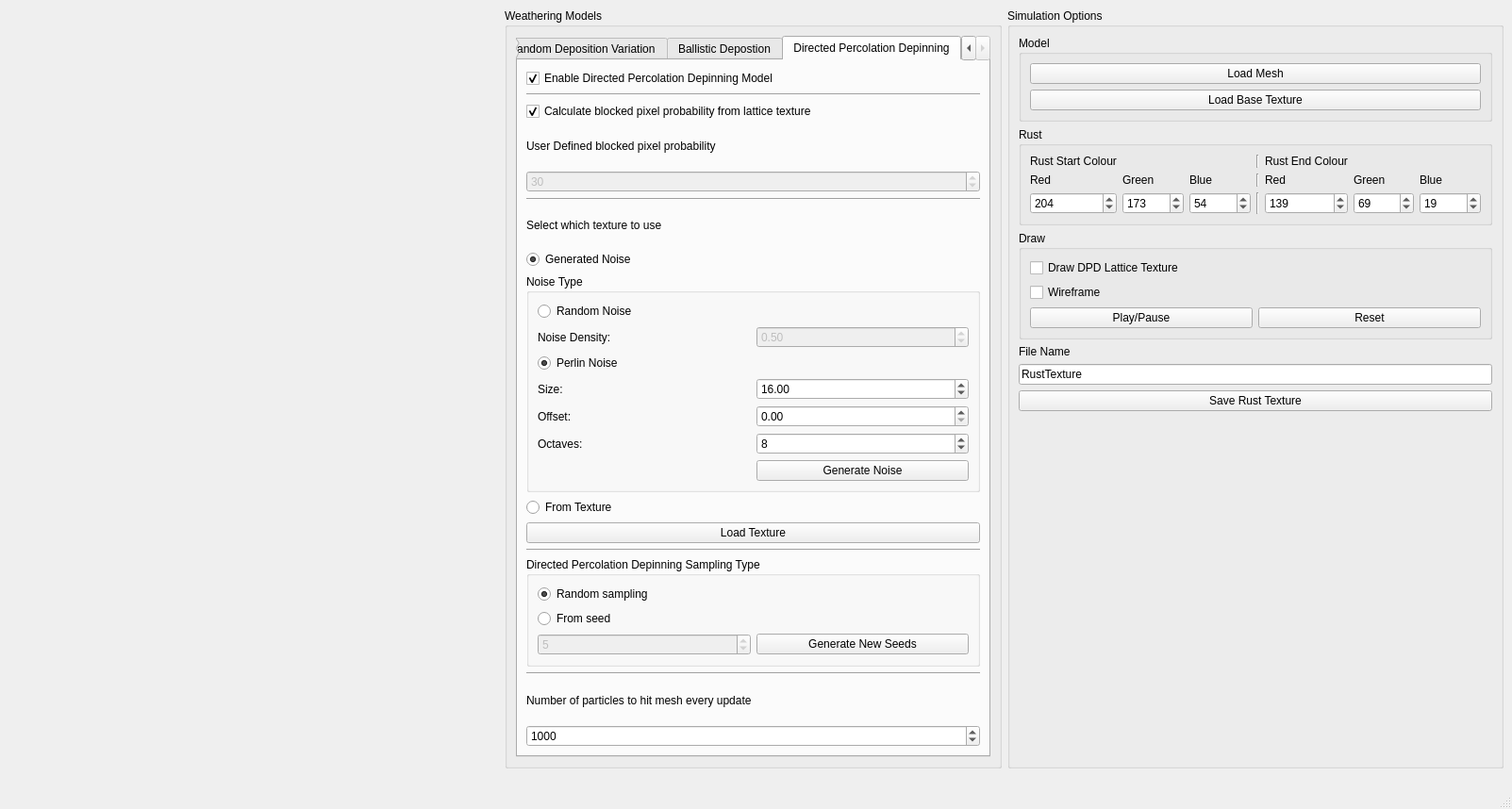
<?xml version="1.0" encoding="UTF-8"?>
<ui version="4.0">
 <class>MainWindow</class>
 <widget class="QMainWindow" name="MainWindow">
  <property name="geometry">
   <rect>
    <x>0</x>
    <y>0</y>
    <width>1603</width>
    <height>858</height>
   </rect>
  </property>
  <property name="windowTitle">
   <string>Metalic Weathering Demo</string>
  </property>
  <widget class="QWidget" name="centralwidget">
   <layout class="QGridLayout" name="s_mainWindowGridLayout">
    <item row="0" column="1">
     <widget class="QGroupBox" name="s_optionGB">
      <property name="title">
       <string>Weathering Models</string>
      </property>
      <layout class="QGridLayout" name="gridLayout">
       <item row="0" column="0">
        <widget class="QTabWidget" name="s_modelsTab">
         <property name="currentIndex">
          <number>3</number>
         </property>
         <widget class="QWidget" name="tab">
          <attribute name="title">
           <string>Random Deposition</string>
          </attribute>
          <layout class="QGridLayout" name="gridLayout_3">
           <item row="0" column="0">
            <widget class="QCheckBox" name="s_RDcheckBox">
             <property name="enabled">
              <bool>true</bool>
             </property>
             <property name="text">
              <string> Enable Random Deposition Model</string>
             </property>
             <property name="checked">
              <bool>false</bool>
             </property>
            </widget>
           </item>
           <item row="2" column="0">
            <widget class="QLabel" name="label">
             <property name="text">
              <string>Number of Particles to hit mesh every update</string>
             </property>
            </widget>
           </item>
           <item row="3" column="0">
            <widget class="QSpinBox" name="s_RDNumParticles">
             <property name="maximum">
              <number>2000</number>
             </property>
             <property name="value">
              <number>1000</number>
             </property>
            </widget>
           </item>
           <item row="4" column="0">
            <spacer name="verticalSpacer_2">
             <property name="orientation">
              <enum>Qt::Vertical</enum>
             </property>
             <property name="sizeHint" stdset="0">
              <size>
               <width>20</width>
               <height>40</height>
              </size>
             </property>
            </spacer>
           </item>
           <item row="1" column="0">
            <widget class="Line" name="line_6">
             <property name="orientation">
              <enum>Qt::Horizontal</enum>
             </property>
            </widget>
           </item>
          </layout>
         </widget>
         <widget class="QWidget" name="tab_2">
          <attribute name="title">
           <string>Random Deposition Variation</string>
          </attribute>
          <layout class="QGridLayout" name="gridLayout_4">
           <item row="2" column="0">
            <widget class="QLabel" name="label_2">
             <property name="text">
              <string>Number of Particles to hit mesh every update</string>
             </property>
            </widget>
           </item>
           <item row="0" column="0">
            <widget class="QCheckBox" name="checkBox_2">
             <property name="text">
              <string>Enable Random Deposition Variation Model</string>
             </property>
            </widget>
           </item>
           <item row="3" column="0">
            <widget class="QSpinBox" name="spinBox">
             <property name="maximum">
              <number>2000</number>
             </property>
             <property name="value">
              <number>500</number>
             </property>
            </widget>
           </item>
           <item row="4" column="0">
            <spacer name="verticalSpacer_3">
             <property name="orientation">
              <enum>Qt::Vertical</enum>
             </property>
             <property name="sizeHint" stdset="0">
              <size>
               <width>20</width>
               <height>40</height>
              </size>
             </property>
            </spacer>
           </item>
           <item row="1" column="0">
            <widget class="Line" name="line_7">
             <property name="orientation">
              <enum>Qt::Horizontal</enum>
             </property>
            </widget>
           </item>
          </layout>
         </widget>
         <widget class="QWidget" name="tab_3">
          <attribute name="title">
           <string>Ballistic Depostion</string>
          </attribute>
          <layout class="QGridLayout" name="gridLayout_5">
           <item row="3" column="0">
            <widget class="QSpinBox" name="spinBox_2">
             <property name="maximum">
              <number>2000</number>
             </property>
             <property name="value">
              <number>100</number>
             </property>
            </widget>
           </item>
           <item row="0" column="0">
            <widget class="QCheckBox" name="checkBox_3">
             <property name="text">
              <string>Enable Ballistic Deposition Model</string>
             </property>
            </widget>
           </item>
           <item row="2" column="0">
            <widget class="QLabel" name="label_3">
             <property name="text">
              <string>Number of Particles to hit mesh every update</string>
             </property>
            </widget>
           </item>
           <item row="4" column="0">
            <spacer name="verticalSpacer_4">
             <property name="orientation">
              <enum>Qt::Vertical</enum>
             </property>
             <property name="sizeHint" stdset="0">
              <size>
               <width>20</width>
               <height>40</height>
              </size>
             </property>
            </spacer>
           </item>
           <item row="1" column="0">
            <widget class="Line" name="line_8">
             <property name="orientation">
              <enum>Qt::Horizontal</enum>
             </property>
            </widget>
           </item>
          </layout>
         </widget>
         <widget class="QWidget" name="tab_4">
          <attribute name="title">
           <string>Directed Percolation Depinning</string>
          </attribute>
          <layout class="QGridLayout" name="gridLayout_7">
           <item row="10" column="0">
            <widget class="QRadioButton" name="s_DPDfromTexSelectRB">
             <property name="text">
              <string>From Texture</string>
             </property>
            </widget>
           </item>
           <item row="19" column="0">
            <widget class="Line" name="line_2">
             <property name="orientation">
              <enum>Qt::Horizontal</enum>
             </property>
            </widget>
           </item>
           <item row="0" column="0">
            <widget class="QCheckBox" name="checkBox_4">
             <property name="enabled">
              <bool>true</bool>
             </property>
             <property name="text">
              <string>Enable Directed Percolation Depinning Model</string>
             </property>
             <property name="checked">
              <bool>true</bool>
             </property>
            </widget>
           </item>
           <item row="22" column="0">
            <widget class="QLabel" name="s_numParticlesLbl">
             <property name="text">
              <string>Number of particles to hit mesh every update</string>
             </property>
            </widget>
           </item>
           <item row="23" column="0">
            <widget class="QSpinBox" name="spinBox_3">
             <property name="maximum">
              <number>2000</number>
             </property>
             <property name="value">
              <number>1000</number>
             </property>
            </widget>
           </item>
           <item row="2" column="0">
            <widget class="QCheckBox" name="s_probFromPixCB">
             <property name="text">
              <string>Calculate blocked pixel probability from lattice texture</string>
             </property>
             <property name="checked">
              <bool>true</bool>
             </property>
            </widget>
           </item>
           <item row="6" column="0">
            <widget class="Line" name="line">
             <property name="orientation">
              <enum>Qt::Horizontal</enum>
             </property>
            </widget>
           </item>
           <item row="1" column="0">
            <widget class="Line" name="line_9">
             <property name="orientation">
              <enum>Qt::Horizontal</enum>
             </property>
            </widget>
           </item>
           <item row="8" column="0">
            <widget class="QRadioButton" name="s_DPDrandomSelectRB">
             <property name="text">
              <string>Generated Noise</string>
             </property>
             <property name="checked">
              <bool>true</bool>
             </property>
            </widget>
           </item>
           <item row="11" column="0">
            <widget class="QPushButton" name="s_loadTexBtn">
             <property name="text">
              <string>Load Texture</string>
             </property>
            </widget>
           </item>
           <item row="7" column="0">
            <widget class="QLabel" name="s_texSelectLbl">
             <property name="text">
              <string>Select which texture to use</string>
             </property>
            </widget>
           </item>
           <item row="13" column="0">
            <widget class="Line" name="line_10">
             <property name="orientation">
              <enum>Qt::Horizontal</enum>
             </property>
            </widget>
           </item>
           <item row="14" column="0">
            <widget class="QGroupBox" name="s_DPDSampleTypeGB">
             <property name="title">
              <string>Directed Percolation Depinning Sampling Type</string>
             </property>
             <layout class="QGridLayout" name="gridLayout_9">
              <item row="0" column="0">
               <widget class="QRadioButton" name="s_DPDRandomRB">
                <property name="text">
                 <string>Random sampling</string>
                </property>
                <property name="checked">
                 <bool>true</bool>
                </property>
               </widget>
              </item>
              <item row="2" column="0">
               <widget class="QSpinBox" name="s_DPDNumSeedsSB">
                <property name="enabled">
                 <bool>false</bool>
                </property>
                <property name="maximum">
                 <number>20</number>
                </property>
                <property name="singleStep">
                 <number>1</number>
                </property>
                <property name="value">
                 <number>5</number>
                </property>
               </widget>
              </item>
              <item row="1" column="0">
               <widget class="QRadioButton" name="s_DPDSeedRB">
                <property name="text">
                 <string>From seed</string>
                </property>
               </widget>
              </item>
              <item row="2" column="1">
               <widget class="QPushButton" name="s_DPDgenSeedsBtn">
                <property name="text">
                 <string>Generate New Seeds</string>
                </property>
               </widget>
              </item>
             </layout>
            </widget>
           </item>
           <item row="9" column="0">
            <widget class="QGroupBox" name="s_noiseTypeGB">
             <property name="title">
              <string>Noise Type</string>
             </property>
             <layout class="QGridLayout" name="gridLayout_8">
              <item row="5" column="0">
               <widget class="QLabel" name="s_perlinOffsetLbl">
                <property name="text">
                 <string>Offset:</string>
                </property>
               </widget>
              </item>
              <item row="6" column="0">
               <widget class="QLabel" name="s_perlinOctavesLbl">
                <property name="text">
                 <string>Octaves:</string>
                </property>
               </widget>
              </item>
              <item row="4" column="1">
               <widget class="QDoubleSpinBox" name="s_perlinSizeSB">
                <property name="value">
                 <double>16.000000000000000</double>
                </property>
               </widget>
              </item>
              <item row="0" column="0">
               <widget class="QRadioButton" name="s_randomNoiseRB">
                <property name="text">
                 <string>Random Noise</string>
                </property>
               </widget>
              </item>
              <item row="6" column="1">
               <widget class="QSpinBox" name="s_perlinOctavesSB">
                <property name="value">
                 <number>8</number>
                </property>
               </widget>
              </item>
              <item row="3" column="0">
               <widget class="QRadioButton" name="s_PerlinNoiseRB">
                <property name="text">
                 <string>Perlin Noise</string>
                </property>
                <property name="checked">
                 <bool>true</bool>
                </property>
               </widget>
              </item>
              <item row="1" column="0">
               <widget class="QLabel" name="s_randNoiseDenseLbl">
                <property name="text">
                 <string>Noise Density:</string>
                </property>
               </widget>
              </item>
              <item row="5" column="1">
               <widget class="QDoubleSpinBox" name="s_perlinOffsetSB"/>
              </item>
              <item row="4" column="0">
               <widget class="QLabel" name="s_perlinSizeLbl">
                <property name="text">
                 <string>Size:</string>
                </property>
               </widget>
              </item>
              <item row="8" column="1">
               <widget class="QPushButton" name="s_genNoiseBtn">
                <property name="text">
                 <string>Generate Noise</string>
                </property>
               </widget>
              </item>
              <item row="1" column="1">
               <widget class="QDoubleSpinBox" name="s_randNoiseDenseSB">
                <property name="enabled">
                 <bool>false</bool>
                </property>
                <property name="maximum">
                 <double>1.000000000000000</double>
                </property>
                <property name="singleStep">
                 <double>0.010000000000000</double>
                </property>
                <property name="value">
                 <double>0.500000000000000</double>
                </property>
               </widget>
              </item>
             </layout>
            </widget>
           </item>
           <item row="4" column="0">
            <widget class="QSpinBox" name="s_userDefProbSB">
             <property name="enabled">
              <bool>false</bool>
             </property>
             <property name="maximum">
              <number>100</number>
             </property>
             <property name="value">
              <number>30</number>
             </property>
            </widget>
           </item>
           <item row="3" column="0">
            <widget class="QLabel" name="s_userDefProbLBl">
             <property name="text">
              <string>User Defined blocked pixel probability</string>
             </property>
            </widget>
           </item>
          </layout>
         </widget>
        </widget>
       </item>
      </layout>
     </widget>
    </item>
    <item row="0" column="0" rowspan="3">
     <spacer name="horizontalSpacer">
      <property name="orientation">
       <enum>Qt::Horizontal</enum>
      </property>
      <property name="sizeHint" stdset="0">
       <size>
        <width>40</width>
        <height>20</height>
       </size>
      </property>
     </spacer>
    </item>
    <item row="0" column="2">
     <widget class="QGroupBox" name="s_simOptionGB">
      <property name="title">
       <string>Simulation Options</string>
      </property>
      <layout class="QVBoxLayout" name="verticalLayout">
       <item>
        <widget class="QGroupBox" name="s_modelGB">
         <property name="title">
          <string>Model</string>
         </property>
         <layout class="QGridLayout" name="gridLayout_10">
          <item row="0" column="0">
           <widget class="QPushButton" name="s_loadMeshBtn">
            <property name="text">
             <string>Load Mesh</string>
            </property>
           </widget>
          </item>
          <item row="1" column="0">
           <widget class="QPushButton" name="s_loadBseTexture">
            <property name="text">
             <string>Load Base Texture</string>
            </property>
           </widget>
          </item>
         </layout>
        </widget>
       </item>
       <item>
        <widget class="QGroupBox" name="s_rustGB">
         <property name="title">
          <string>Rust</string>
         </property>
         <layout class="QGridLayout" name="gridLayout_6">
          <item row="1" column="2">
           <widget class="QLabel" name="s_startBlueLbl">
            <property name="text">
             <string>Blue</string>
            </property>
           </widget>
          </item>
          <item row="2" column="0">
           <widget class="QSpinBox" name="s_startRedSB">
            <property name="maximum">
             <number>255</number>
            </property>
            <property name="value">
             <number>204</number>
            </property>
           </widget>
          </item>
          <item row="0" column="4">
           <widget class="QLabel" name="s_rustEndColourLbl">
            <property name="text">
             <string>Rust End Colour</string>
            </property>
           </widget>
          </item>
          <item row="0" column="0">
           <widget class="QLabel" name="s_rustStartColourLbl">
            <property name="text">
             <string>Rust Start Colour</string>
            </property>
           </widget>
          </item>
          <item row="2" column="1">
           <widget class="QSpinBox" name="s_startGreenSB">
            <property name="maximum">
             <number>255</number>
            </property>
            <property name="value">
             <number>173</number>
            </property>
           </widget>
          </item>
          <item row="2" column="2">
           <widget class="QSpinBox" name="s_startBlueSB">
            <property name="maximum">
             <number>255</number>
            </property>
            <property name="value">
             <number>54</number>
            </property>
           </widget>
          </item>
          <item row="1" column="0">
           <widget class="QLabel" name="s_startRedLbl">
            <property name="text">
             <string>Red</string>
            </property>
           </widget>
          </item>
          <item row="2" column="5">
           <widget class="QSpinBox" name="s_endGreenSB">
            <property name="maximum">
             <number>255</number>
            </property>
            <property name="value">
             <number>69</number>
            </property>
           </widget>
          </item>
          <item row="1" column="1">
           <widget class="QLabel" name="s_startGreenLbl">
            <property name="text">
             <string>Green</string>
            </property>
           </widget>
          </item>
          <item row="2" column="4">
           <widget class="QSpinBox" name="s_endRedSB">
            <property name="maximum">
             <number>255</number>
            </property>
            <property name="value">
             <number>139</number>
            </property>
           </widget>
          </item>
          <item row="1" column="4">
           <widget class="QLabel" name="s_endRedLbl">
            <property name="text">
             <string>Red</string>
            </property>
           </widget>
          </item>
          <item row="2" column="6">
           <widget class="QSpinBox" name="s_endBlueSB">
            <property name="maximum">
             <number>255</number>
            </property>
            <property name="value">
             <number>19</number>
            </property>
           </widget>
          </item>
          <item row="1" column="5">
           <widget class="QLabel" name="s_endGreenLbl">
            <property name="text">
             <string>Green</string>
            </property>
           </widget>
          </item>
          <item row="1" column="6">
           <widget class="QLabel" name="s_endBlueLbl">
            <property name="text">
             <string>Blue</string>
            </property>
           </widget>
          </item>
          <item row="2" column="3">
           <widget class="Line" name="line_4">
            <property name="orientation">
             <enum>Qt::Vertical</enum>
            </property>
           </widget>
          </item>
          <item row="1" column="3">
           <widget class="Line" name="line_3">
            <property name="orientation">
             <enum>Qt::Vertical</enum>
            </property>
           </widget>
          </item>
          <item row="0" column="3">
           <widget class="Line" name="line_5">
            <property name="orientation">
             <enum>Qt::Vertical</enum>
            </property>
           </widget>
          </item>
         </layout>
        </widget>
       </item>
       <item>
        <widget class="QGroupBox" name="s_playGB">
         <property name="title">
          <string>Draw</string>
         </property>
         <layout class="QGridLayout" name="gridLayout_2">
          <item row="2" column="0">
           <widget class="QPushButton" name="s_playToggleBtn">
            <property name="text">
             <string>Play/Pause</string>
            </property>
           </widget>
          </item>
          <item row="2" column="1">
           <widget class="QPushButton" name="s_resetBtn">
            <property name="text">
             <string>Reset</string>
            </property>
           </widget>
          </item>
          <item row="1" column="0">
           <widget class="QCheckBox" name="checkBox">
            <property name="text">
             <string>Wireframe</string>
            </property>
           </widget>
          </item>
          <item row="0" column="0">
           <widget class="QCheckBox" name="s_toggleDrawLatticeCB">
            <property name="text">
             <string>Draw DPD Lattice Texture</string>
            </property>
           </widget>
          </item>
         </layout>
        </widget>
       </item>
       <item>
        <widget class="QLabel" name="label_4">
         <property name="text">
          <string>File Name</string>
         </property>
        </widget>
       </item>
       <item>
        <widget class="QLineEdit" name="s_saveTexName">
         <property name="inputMask">
          <string/>
         </property>
         <property name="text">
          <string>RustTexture</string>
         </property>
        </widget>
       </item>
       <item>
        <widget class="QPushButton" name="s_saveRustTextureBtn">
         <property name="text">
          <string>Save Rust Texture</string>
         </property>
        </widget>
       </item>
       <item>
        <spacer name="verticalSpacer_5">
         <property name="orientation">
          <enum>Qt::Vertical</enum>
         </property>
         <property name="sizeHint" stdset="0">
          <size>
           <width>20</width>
           <height>40</height>
          </size>
         </property>
        </spacer>
       </item>
      </layout>
     </widget>
    </item>
   </layout>
  </widget>
  <widget class="QMenuBar" name="menubar">
   <property name="geometry">
    <rect>
     <x>0</x>
     <y>0</y>
     <width>1603</width>
     <height>20</height>
    </rect>
   </property>
  </widget>
  <widget class="QStatusBar" name="statusbar"/>
 </widget>
 <resources/>
 <connections/>
</ui>
